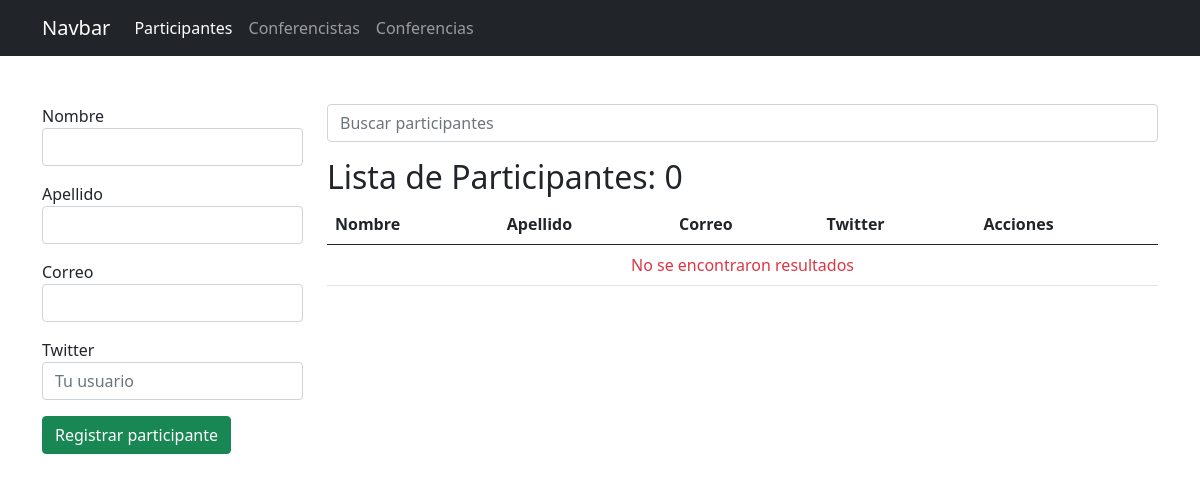
The app's page /participantes/, older data.
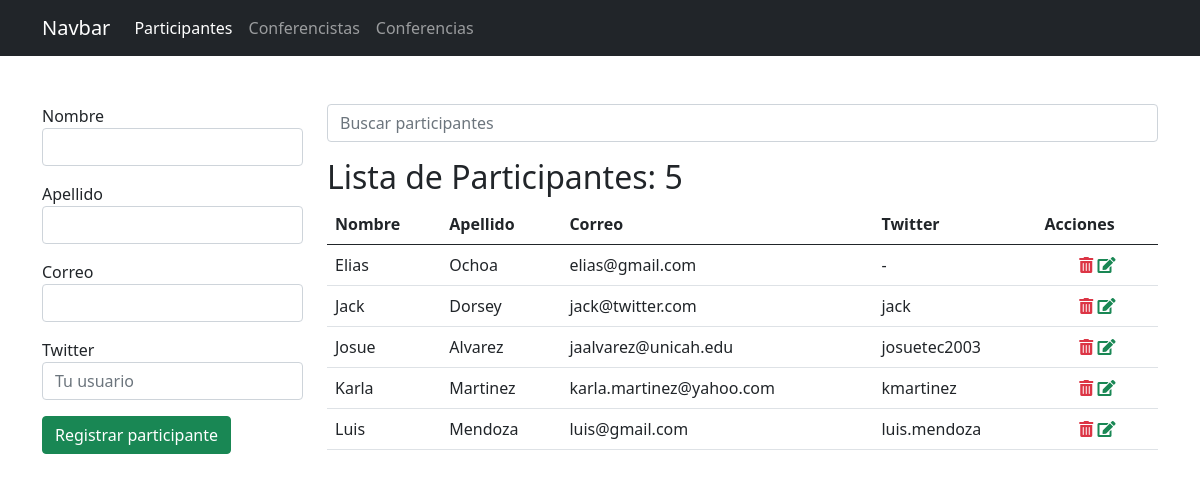
The same page, newer data.
### app_registro/models.py (models this page shows, shortened)
class Participante(models.Model):
    nombre = models.CharField(max_length=25)
    apellido = models.CharField(max_length=25)
    correo = models.EmailField()
    twitter = models.CharField(max_length=35, null=True, blank=True)

### app_registro/views.py (the view, shortened to what this page needs)
# urls.py: path('participantes/', views.participantes, name="participantes"),
def participantes(request):
    activo = 'participantes'
    q = request.GET.get('q')
    if q:
        data = Participante.objects.filter(nombre__startswith=q).order_by('nombre')
        '''
            select *
            from participantes
            where nombre like 'n%'
        '''
    else:
        data = Participante.objects.all().order_by('nombre')
    ctx = {
        'activo': activo,
        'participantes': data,
        'q': q
    }
    return render(request, 'registro/participantes.html', ctx)

### app_registro/templates/registro/participantes.html (shortened to what this page needs)
{% extends "base.html" %}
{% block container %}
    <div class="row">
        <div class="col-3">
            {% if p %}
            <form action="{% url 'editar_participante' p.id %}" method="post">
            {% else %}
            <form action="{% url 'participantes' %}" method="post">
            {% endif %}
                <div class="mb-3">
                    <label for="nombre">Nombre</label>
                    <input type="text" value="{{ p.nombre }}" name="nombre" id="nombre" class="form-control" required autofocus>
                </div>
                <div class="mb-3">
                    <label for="apellido">Apellido</label>
                    <input type="text" value="{{ p.apellido }}" name="apellido" id="apellido" class="form-control" required>
                </div>
                <div class="mb-3">
                    <label for="correo">Correo</label>
                    <input type="email" value="{{ p.correo }}" name="correo" id="correo" class="form-control" required>
                </div>
                <div class="mb-3">
                    <label for="twitter">Twitter</label>
                    <input type="text" value="{{ p.twitter }}" name="twitter" id="twitter" class="form-control" placeholder="Tu usuario" required>
                </div>
                <div class="mb-3">
                    {% if p %}
                    <input type="submit" class="btn btn-success" value="Actualizar participante">
                    {% else %}
                    <input type="submit" class="btn btn-success" value="Registrar participante">
                    {% endif %}
                </div>
            </form>
        </div>
        <div class="col-9">
            <form action="" method="get">
                <input type="search" name="q" value="{{ q|default_if_none:'' }}" class="form-control" placeholder="Buscar participantes">
            </form>
            <h2 class="mt-3">Lista de Participantes: {{ participantes.count }}</h2>
            <table class="table table-hover">
                <thead>
                    <tr>
                        <th>Nombre</th>
                        <th>Apellido</th>
                        <th>Correo</th>
                        <th>Twitter</th>
                        <th>Acciones</th>
                    </tr>
                </thead>
                <tbody>
                    {% for p in participantes %}
                    <tr>
                        <td>{{ p.nombre }}</td>
                        <td>{{ p.apellido }}</td>
                        <td>{{ p.correo }}</td>
                        <td>
                            {{ p.twitter|default_if_none:'-' }}
                        </td>
                        <td class="text-center">
                            <a onclick="if (!confirm('Confirme la eliminacion')) return false;" href="{% url 'eliminar_participante' p.id %}" class="text-danger"><span class="fas fa-trash-alt"></span></a>
                            <a href="{% url 'editar_participante' p.id %}" class="text-success"><span class="fas fa-edit"></span></a>
                        </td>
                    </tr>
                    {% empty %}
                    <tr>
                        <td colspan="5" class="text-danger text-center">No se encontraron resultados</td>
                    </tr>
                    {% endfor %}
                </tbody>
            </table>
        </div>
    </div>
{% endblock %}

Row changes from the older to the newer data that the page shows:
added Participante: nombre "Elias", apellido "Ochoa", correo "elias@gmail.com", twitter "-"
added Participante: nombre "Jack", apellido "Dorsey", correo "jack@twitter.com", twitter "jack"
added Participante: nombre "Josue", apellido "Alvarez", correo "jaalvarez@unicah.edu", twitter "josuetec2003"
added Participante: nombre "Karla", apellido "Martinez", correo "karla.martinez@yahoo.com", twitter "kmartinez"
added Participante: nombre "Luis", apellido "Mendoza", correo "luis@gmail.com", twitter "luis.mendoza"
Text that changed along with them:
{{ participantes.count }}: "0" → "5"
text no longer shown: "No se encontraron resultados"
